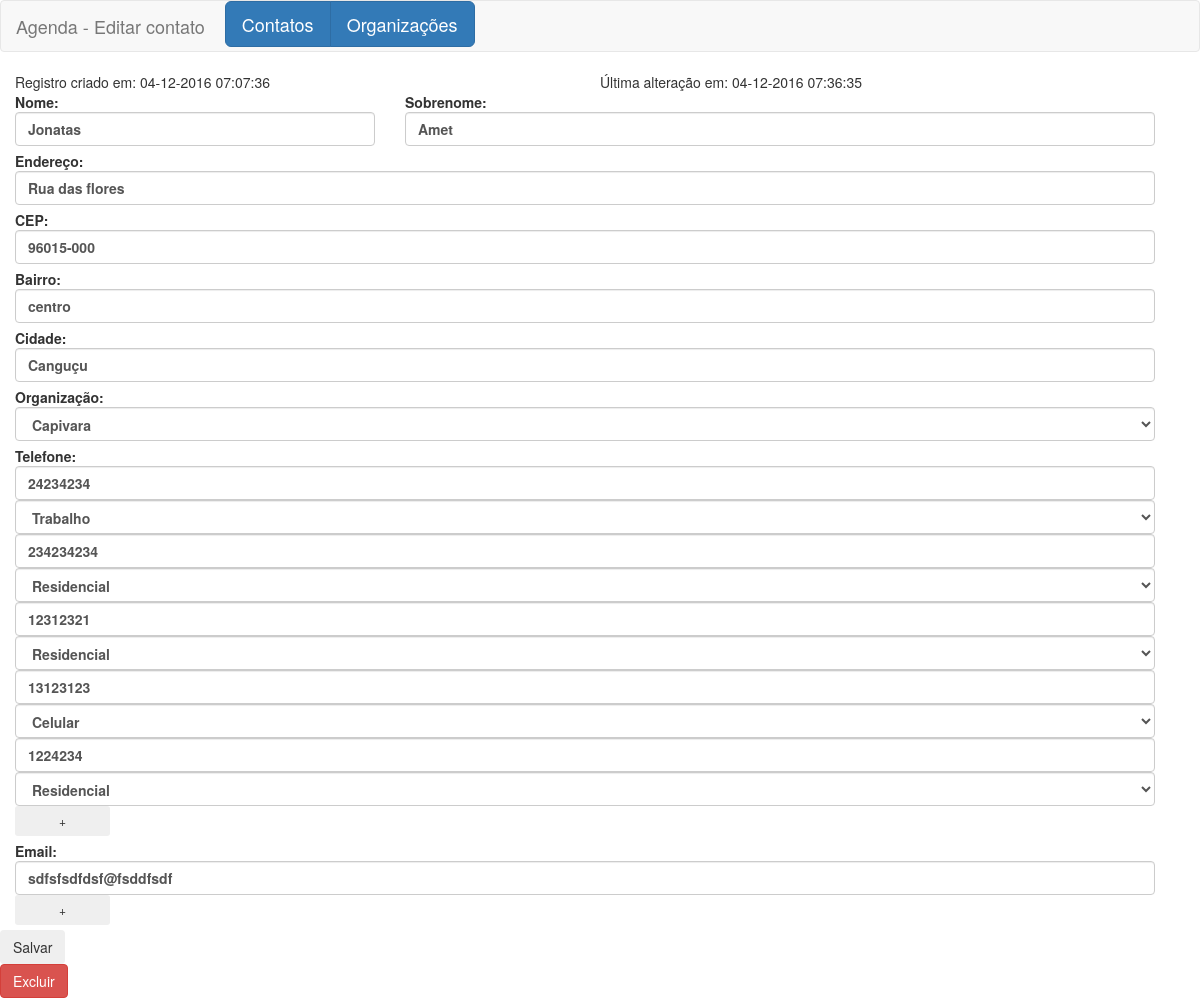
Page /edita_contato.php?c=16 on the committed database.
### tables this page shows
CREATE TABLE `contatos` (
  `cod_contato` bigint(20) NOT NULL,
  `nome_contato` varchar(30) NOT NULL,
  `sobrenome` varchar(60) NOT NULL,
  `endereco` varchar(60) NOT NULL,
  `cep` varchar(9) NOT NULL,
  `bairro` varchar(30) NOT NULL,
  `cidade` varchar(30) NOT NULL,
  `cod_org_contato` bigint(20) NOT NULL,
  `data_criacao` datetime NOT NULL,
  `data_modificacao` datetime NOT NULL
);

CREATE TABLE `organizacoes` (
  `cod_organizacao` bigint(20) NOT NULL,
  `nome_organizacao` varchar(60) NOT NULL,
  `telefone` varchar(14) NOT NULL
);

CREATE TABLE `telefones` (
  `cod_telefone` bigint(20) UNSIGNED NOT NULL,
  `cod_contato` bigint(20) NOT NULL,
  `numero` varchar(14) DEFAULT NULL,
  `etiqueta` varchar(14) DEFAULT NULL
);

CREATE TABLE `emails` (
  `cod_email` bigint(20) UNSIGNED NOT NULL,
  `cod_contato` bigint(20) NOT NULL,
  `email` varchar(60) NOT NULL
);

### edita_contato.php (the view, shortened to what this page needs)
<?php
require_once 'header.php';
$consulta = $con->query("SELECT * FROM
	`contatos` left JOIN
	(organizacoes, telefones, emails)
	on (contatos.cod_org_contato=organizacoes.cod_organizacao and telefones.cod_contato=contatos.cod_contato and emails.cod_contato=contatos.cod_contato)
	WHERE contatos.cod_contato=".$_GET['c'].";");
$linha = $consulta->fetch(PDO::FETCH_ASSOC);
?>
<div class="row col-md-12 col-sm-12">
	<span class="col-md-6 col-lg-6">
		Registro criado em: <?php echo 	date_format(date_create($linha['data_criacao']), 'd-m-Y H:i:s'); ?>
	</span>
	<span class="col-md-6 col-lg-6">
		Última alteração em: <?php echo  date_format(date_create($linha['data_modificacao']), 'd-m-Y H:i:s'); ?>
	</span>
	<form action="atualiza_contato.php?c=<?php echo $_GET['c'] ?>" method="post" >
		<label class="col-md-4 col-sm-4 col-xs-12" >
			Nome:
			<input required="required" type="text" name="nome" class="form-control " value="<?php echo $linha['nome_contato'] ?>" />
		</label>
		<label class="col-md-8 col-sm-8 col-xs-12">
			Sobrenome:
			<input required="required" type="text" name="sobrenome" class="form-control" value="<?php echo $linha['sobrenome'] ?>"  />
		</label>
		<label class="col-md-12 col-sm-12">
			Endereço:
			<input required="required" type="text" name="endereco" class="form-control" value="<?php echo $linha['endereco'] ?>" />
		</label>
		<label class="col-md-12 col-sm-12">
			CEP:
			<input required="required" type="text" name="cep" class="form-control" value="<?php echo $linha['cep'] ?>" />
		</label>
		<label class="col-md-12 col-sm-12">
			Bairro:
			<input required="required" type="text" name="bairro" class="form-control" value="<?php echo $linha['bairro'] ?>"  />
		</label>
		<label class="col-md-12 col-sm-12">
			Cidade:
			<input required="required" type="text" name="cidade" class="form-control" value="<?php echo $linha['cidade'] ?>"  />
		</label>
		<label class="col-md-12 col-sm-12">
			Organização:
			<select required="required" name="cod_organizacao" class="form-control">
				<?php
				$consulta = $con->query("SELECT * FROM organizacoes;");
				while ($linha2 = $consulta->fetch(PDO::FETCH_ASSOC)) {
					?>
					<option value="<?php echo $linha['cod_organizacao'] ?>"
						<?php if ($linha2['cod_organizacao']==$linha['cod_org_contato']): ?>
							selected="selected"
						<?php endif ?>
						><?php echo $linha2['nome_organizacao'] ?>
					</option>
					<?php
				} ?>
			</select>
		</label>
		<label class="col-md-12 col-sm-12">
			Telefone:
			<span class="input_tel_wrap">
				<?php
				$consulta = $con->query("SELECT * FROM `telefones` WHERE telefones.cod_contato=".$_GET['c'].";");
				$numero_etiqueta=-1;
				while ($linha2 = $consulta->fetch(PDO::FETCH_ASSOC)){
					$numero_etiqueta++;
					?>
					<div>
						<input required="required" type="text" name="telefone[]" class="form-control  col-md-6 col-sm-6" value="<?php echo $linha2['numero'] ?>"/>
						<select name="<?php echo $numero_etiqueta ?>"  class="form-control col-md-6 col-sm-6">
							<option
							<?php if ($linha2['etiqueta']=="Residencial"): ?>
								selected="selected"
							<?php endif ?>
							value="Residencial">Residencial</option>
							<option value="Celular"
							<?php if ($linha2['etiqueta']=="Celular"): ?>
								selected="selected"
							<?php endif ?>
							>Celular</option>
							<option value="Trabalho"
							<?php if ($linha2['etiqueta']=="Trabalho"): ?>
								selected="selected"
							<?php endif ?>
							>Trabalho</option>
						</select>
					</div>
					<?php
				} ?>
			</span>
			<button class="btn btn-sm btn-alert  col-md-1 form-inline add_tel_button">+</button>
		</label>
		<label class="col-md-12 col-sm-12">
			Email:
			<span class="input_email_wrap">
				<?php
				$consulta = $con->query("SELECT * FROM `emails` WHERE emails.cod_contato=".$_GET['c'].";");
				while ($linha2 = $consulta->fetch(PDO::FETCH_ASSOC)){
					?>
					<input required="required" type="text" name="email[]" class="form-control  col-md-7" value="<?php echo $linha2['email'] ?>" />
					<?php
				}  ?>
			</span>
			<button class="btn btn-sm btn-alert add_email_button col-md-1">+</button>
		</label>
			<div class="row col-md-12 col-sm-12">
				<input type="submit" class="btn-md btn btn-alert" value="Salvar" />
			</div>
		</form>
		<a href="deleta_contato.php?c=<?php echo $_GET['c'] ?>">
			<button class="btn btn-danger">Excluir</button>
		</a>
</div>
		<?php
		require_once 'footer.php';
		?>

### rows in the picture
contatos: data_criacao "04-12-2016 07:07:36", data_modificacao "04-12-2016 07:36:35", nome "Jonatas", sobrenome "Amet", endereco "Rua das flores", cep "96015-000", bairro "centro", cidade "Canguçu", cod_organizacao "Capivara"
telefones: numero "24234234", etiqueta "Trabalho"
telefones: numero "234234234", etiqueta "Residencial"
telefones: numero "12312321", etiqueta "Residencial"
telefones: numero "13123123", etiqueta "Celular"
telefones: numero "1224234", etiqueta "Residencial"
emails: email "sdfsfsdfdsf@fsddfsdf"

### other values in the picture
$title "Editar contato"
